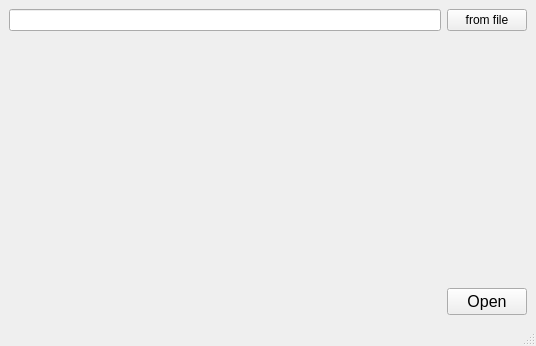
<?xml version="1.0" encoding="UTF-8"?>
<ui version="4.0">
 <class>OpenTabForm</class>
 <widget class="QMainWindow" name="OpenTabForm">
  <property name="geometry">
   <rect>
    <x>0</x>
    <y>0</y>
    <width>536</width>
    <height>346</height>
   </rect>
  </property>
  <property name="windowTitle">
   <string>MainWindow</string>
  </property>
  <widget class="QWidget" name="centralwidget">
   <layout class="QVBoxLayout" name="verticalLayout">
    <item>
     <layout class="QHBoxLayout" name="horizontalLayout">
      <item>
       <widget class="QLineEdit" name="lineEditAddress"/>
      </item>
      <item>
       <widget class="QPushButton" name="pushButtonFromFile">
        <property name="text">
         <string>from file</string>
        </property>
       </widget>
      </item>
     </layout>
    </item>
    <item>
     <spacer name="verticalSpacer">
      <property name="orientation">
       <enum>Qt::Vertical</enum>
      </property>
      <property name="sizeHint" stdset="0">
       <size>
        <width>20</width>
        <height>201</height>
       </size>
      </property>
     </spacer>
    </item>
    <item>
     <layout class="QHBoxLayout" name="horizontalLayout_2">
      <item>
       <spacer name="horizontalSpacer">
        <property name="orientation">
         <enum>Qt::Horizontal</enum>
        </property>
        <property name="sizeHint" stdset="0">
         <size>
          <width>40</width>
          <height>20</height>
         </size>
        </property>
       </spacer>
      </item>
      <item>
       <widget class="QPushButton" name="pushButton">
        <property name="font">
         <font>
          <pointsize>12</pointsize>
         </font>
        </property>
        <property name="text">
         <string>Open</string>
        </property>
       </widget>
      </item>
     </layout>
    </item>
   </layout>
  </widget>
  <widget class="QMenuBar" name="menubar">
   <property name="geometry">
    <rect>
     <x>0</x>
     <y>0</y>
     <width>536</width>
     <height>23</height>
    </rect>
   </property>
  </widget>
  <widget class="QStatusBar" name="statusbar"/>
 </widget>
 <resources/>
 <connections/>
</ui>
